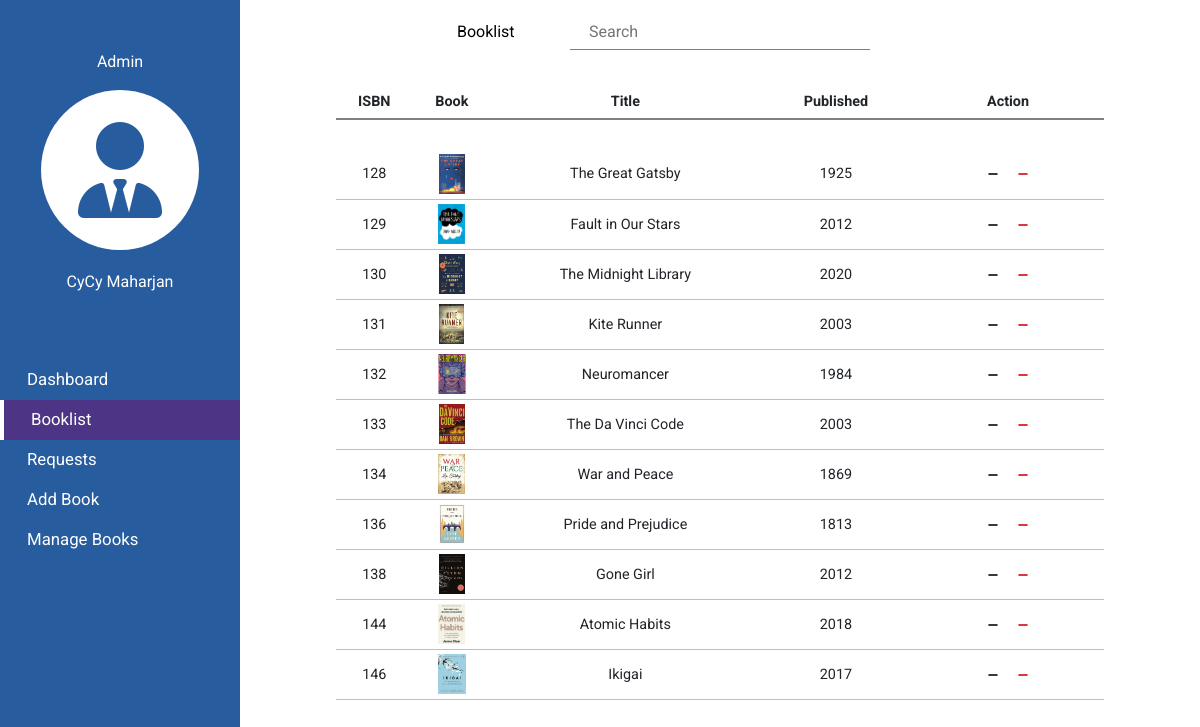
The page /admin/searchbook.php on the database its author committed.
### tables this page shows
CREATE TABLE `books` (
  `isbn` int(11) NOT NULL,
  `title` varchar(50) NOT NULL,
  `published` int(11) NOT NULL,
  `copies` int(11) NOT NULL,
  `description` varchar(500) NOT NULL,
  `coverurl` varchar(200) NOT NULL,
  `pdfurl` varchar(200) NOT NULL
);

### admin/searchbook.php (the view, shortened to what this page needs)
<html>
<head>
    <link rel="stylesheet" href="https://cdn.jsdelivr.net/npm/bootstrap@4.4.1/dist/css/bootstrap.min.css"
>
    <link href="https://cdn.jsdelivr.net/npm/remixicon@3.6.0/fonts/remixicon.css" rel="stylesheet">
</head>
<body>
    <?php
    include("./menus.php")
        ?>
    <div id="booklist">
        <header>
            <a class="logo" href="./booklist.php"><i class="ri-list-check" style="margin-right:7px;"></i>Booklist</a>
            <form action="searchbook.php" method="get">
                <input type="text" id="search" name="st" required placeholder="Search" autocomplete="off">
            </form>
        </header>
        <main>
            <table>
                <tr>
                    <th>ISBN</th>
                    <th>Book</th>
                    <th>Title</th>
                    <th>Published</th>
                    <th>Action</th>
                </tr>
                <tr></tr>
                <?php
                $searchText = $_GET['st'];
                include("../subfiles/database/dbconnect.php");
                $bookSql = "SELECT * FROM books where title like '%$searchText%'";
                $bookRes = $conn->query($bookSql);
                while ($bookItem = $bookRes->fetch_assoc()) {
                    echo
                        '
                            <tr>
                                <td>' . $bookItem['isbn'] . '</td>
                                <td>
                                    <img src="../images/bookcovers/' . $bookItem['coverurl'] . '" alt="" style="height:40px;">
                                </td>
                                <td>' . $bookItem['title'] . '</td>
                                <td>' . $bookItem['published'] . '</td>
                                <td>
                                    <a href="./editbook.php?i=' . $bookItem['isbn'] . '&e=nu " class="btn btn-outline-dark px-1 py-0 mr-2"><i class="ri-edit-fill"style="font-weight:light;font-size:1.2rem;"></i></a>
                                    <button type="button" class="btn btn-outline-danger shadow-none px-1 py-0 ml-2" data-toggle="modal"
                                        data-target="#exampleModalCenter' . $bookItem['isbn'] . '">
                                    </button>
                                    <div class="modal fade" id="exampleModalCenter' . $bookItem['isbn'] . '" tabindex="-1" role="dialog"
                                        aria-labelledby="exampleModalCenterTitle" aria-hidden="true">
                                    </div>
                                </td>
                            </tr>
                        ';
                }
                ?>
            </table>
        </main>
    </div>
</body>
</html>

### admin/searchbook.php (style rules this page uses)
* { margin: 0; padding: 0; }
#booklist { margin-left: 20vw; width: 80vw; height: 100vh; }
header { height: 8vh; width: 100%; display: flex; justify-content: center; align-items: center; }
form { border-bottom: 1.3px solid gray; width: 300px; }
button { border: none; outline: none; background: none; }
#search { width: 250px; padding: 5px; border: none; margin-left: 10px; outline: none; }
table { text-align: center; width: 100%; margin-top: 20px; font-size: .9rem; }
th { font-size: .9rem; }
tr { height: 50px; border-bottom: 1px solid rgba(0, 0, 0, 0.25); }
tr:first-child { height: 35px; border-bottom: 2px solid gray; }
tr:nth-child(2) { border: none; height: 30px; }
tr>th:nth-child(3) { width: 35%; }
tr>th:last-child { width: 25%; }
.btn { font-size: .8rem; padding: 5px 10px; }
main { width: 80%; margin: auto; }
.logo { position: absolute; left: 450px; color: black; text-decoration: none; transition: all .2s ease; }

### admin/menus.php (style rules this page uses)
* { margin: 0; font-family: 'roboto'; }
:root { --themecolor: rgb(39, 92, 158); --selected: rgb(28, 69, 119); --hover: rgba(28, 69, 119, .35); }

### rows shown on the page
books: isbn "128", coverurl (picture), title "The Great Gatsby", published "1925"
books: isbn "129", coverurl (picture), title "Fault in Our Stars", published "2012"
books: isbn "130", coverurl (picture), title "The Midnight Library", published "2020"
books: isbn "131", coverurl (picture), title "Kite Runner", published "2003"
books: isbn "132", coverurl (picture), title "Neuromancer", published "1984"
books: isbn "133", coverurl (picture), title "The Da Vinci Code", published "2003"
books: isbn "134", coverurl (picture), title "War and Peace", published "1869"
books: isbn "136", coverurl (picture), title "Pride and Prejudice", published "1813"
books: isbn "138", coverurl (picture), title "Gone Girl", published "2012"
books: isbn "144", coverurl (picture), title "Atomic Habits", published "2018"
books: isbn "146", coverurl (picture), title "Ikigai", published "2017"
